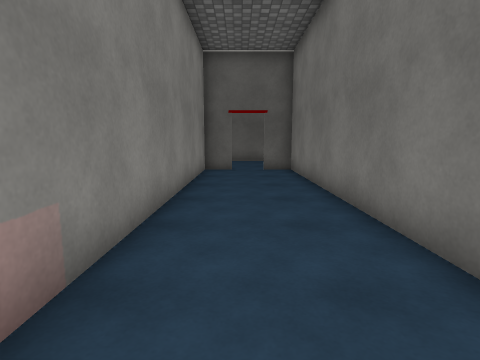
[1] (above)

12 first-person views from a walk through a scene from a Unity 3-D project. The camera is 1.3 m above the floor, tilts 8° down and sees 80° across. Doors are open. The floor is counted in squares, 1 m on a side. Each view is taken from the middle of a square. On the plan, view 1 faces up. The plan holds only what a view shows up to about 13 squares ahead; the rest is blank. The place goes on beyond the plan. The player character is not drawn. Some animated figures are not drawn. Surface patterns are stand-ins for the level's own textures.

[2]
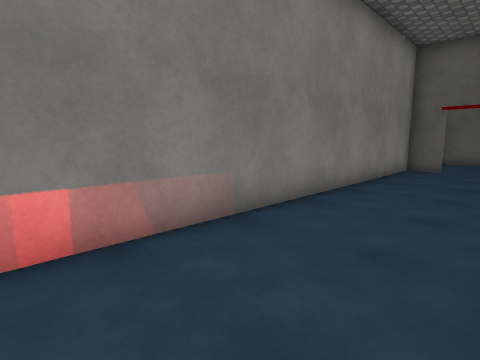

[3]
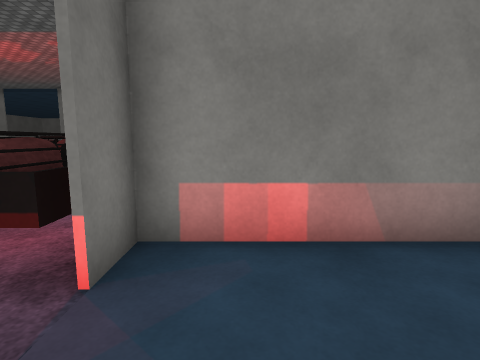

[4]
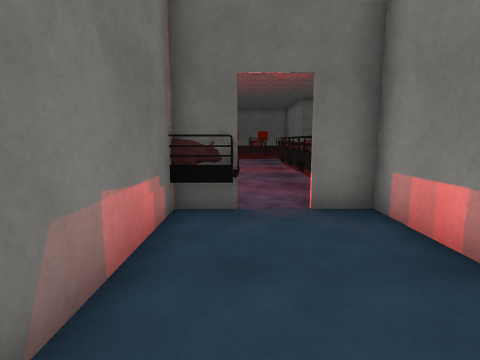

[5]
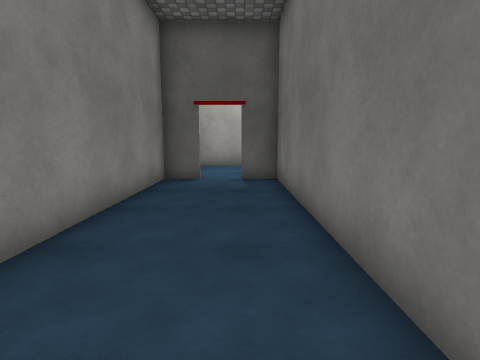

[6]
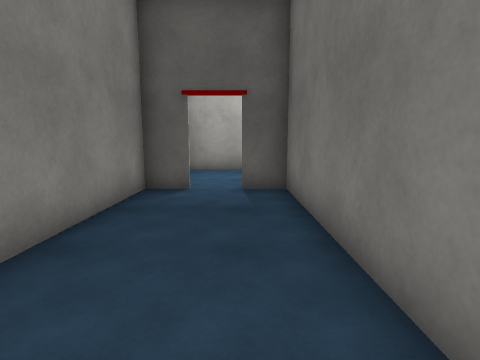

[7]
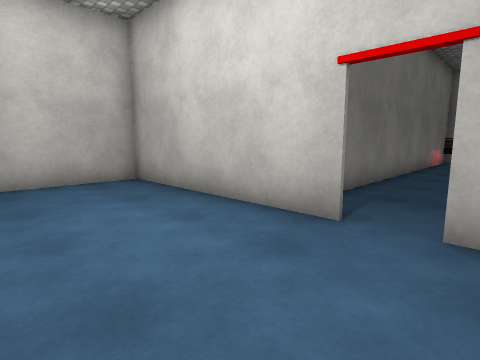

[8]
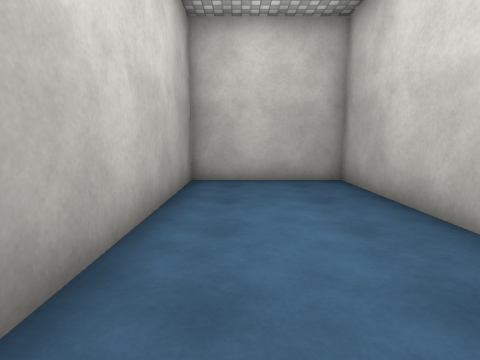

[9]
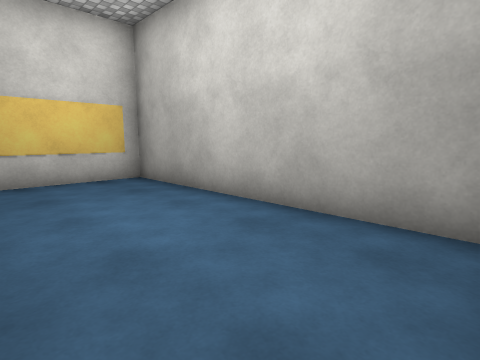

[10]
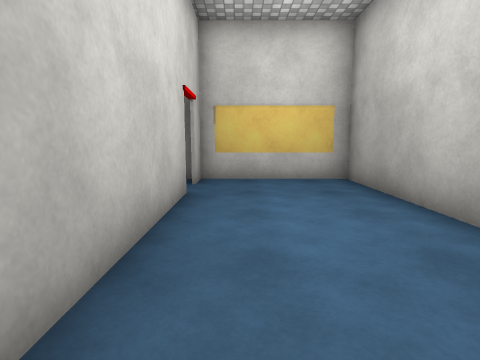

[11]
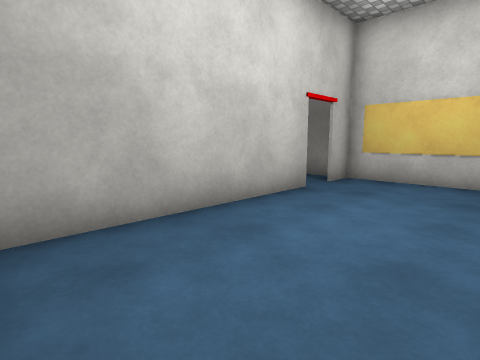

[12]
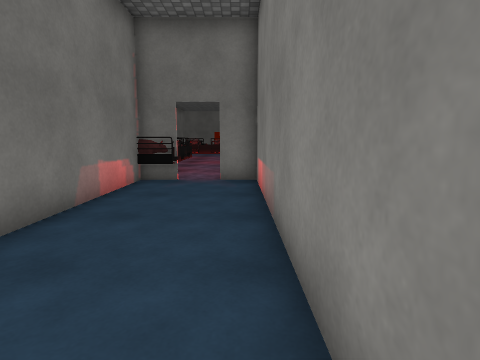

### Floor plan
Points are (right, up) in squares from view 1. A wall is a line through its corners. A room is listed if a view was taken in it or the views show most of it. See-through windows are left out.
Room 1 (views 1, 2, 3, 4, 5, 6, 12)
walls: (-0.2, 12.6) (-1.6, 12.6); (2.3, -1.3) (2.3, 12.6) (1, 12.6); (-1.5, 13.6) (-1.5, -2.3) (-0.2, -2.3)
ways out: opening at (0.5, 13) to room 2; opening at (1.5, -1); open door at (-0.5, -2)
Room 2 (views 7, 8, 9, 10, 11)
walls: (1, 12.7) (8.2, 12.7) (8.2, 17.6) (-1.5, 17.6) (-1.5, 13.6); (-1.6, 12.7) (-0.2, 12.7)
ways out: opening at (0.5, 13) to room 1

Where each view was taken, in squares from view 1:
view 1: 0 up, 0 right, facing up
view 2: 1 down, 2 right, facing up-left
view 3: 1 down, 2 right, facing left
view 4: 3 up, 1 right, facing down
view 5: 3 up, 1 right, facing up
view 6: 5 up, 1 right, facing up
view 7: 17 up, 1 left, facing down-right
view 8: 16 up, 1 left, facing right
view 9: 13 up, 8 right, facing up-left
view 10: 14 up, 8 right, facing left
view 11: 17 up, 8 right, facing down-left
view 12: 7 up, 1 left, facing down
